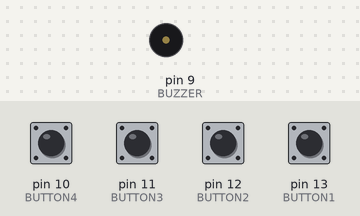
Simulated run of this sketch. Board: Arduino Uno, built with avr-gcc and run on an emulated ATmega328P. On the bench: buzzer (waves = sounding). The inputs (shaded band) are chosen by the test bench; at power-on: pin 10 (BUTTON4), pin 11 (BUTTON3), pin 12 (BUTTON2), pin 13 (BUTTON1) LOW.

Above: at 1.2 s.
1.3 s: pin 11 (BUTTON3) pulled HIGH for 1 s
At 1.45 s:
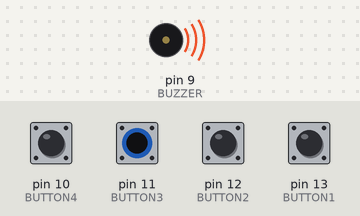
Timing chart, 0 to 4.3 s (numbered marks = the images above; inputs shaded):
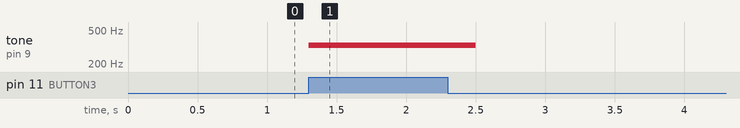

The sketch:

piano.ino
```cpp
#define BUTTON1 13
#define BUTTON2 12
#define BUTTON3 11
#define BUTTON4 10
#define BUZZER 9


void playANote(int button, int buzzer, unsigned int frequency);


unsigned int frequency[4] = {262, 294, 330, 349};


void setup()
{
	pinMode(BUTTON1, INPUT);
  	pinMode(BUTTON2, INPUT);
  	pinMode(BUTTON3, INPUT);
 	pinMode(BUTTON4, INPUT);
    pinMode(BUZZER, OUTPUT);
}

void loop()
{
    playANote(BUTTON1, BUZZER, frequency[0]);
    playANote(BUTTON2, BUZZER, frequency[1]);
    playANote(BUTTON3, BUZZER, frequency[2]);
    playANote(BUTTON4, BUZZER, frequency[4]);
}


void playANote(int button, int buzzer, unsigned int frequency)
{
  	if (digitalRead(button))
    {
    	tone(buzzer, frequency);
 		delay(300);
      	noTone(buzzer);
    }
}
```

Measured:
- after the input at 1.3 s, tone on pin 9 (BUZZER): silent → 330 Hz at once, → silent 1.2 s later
